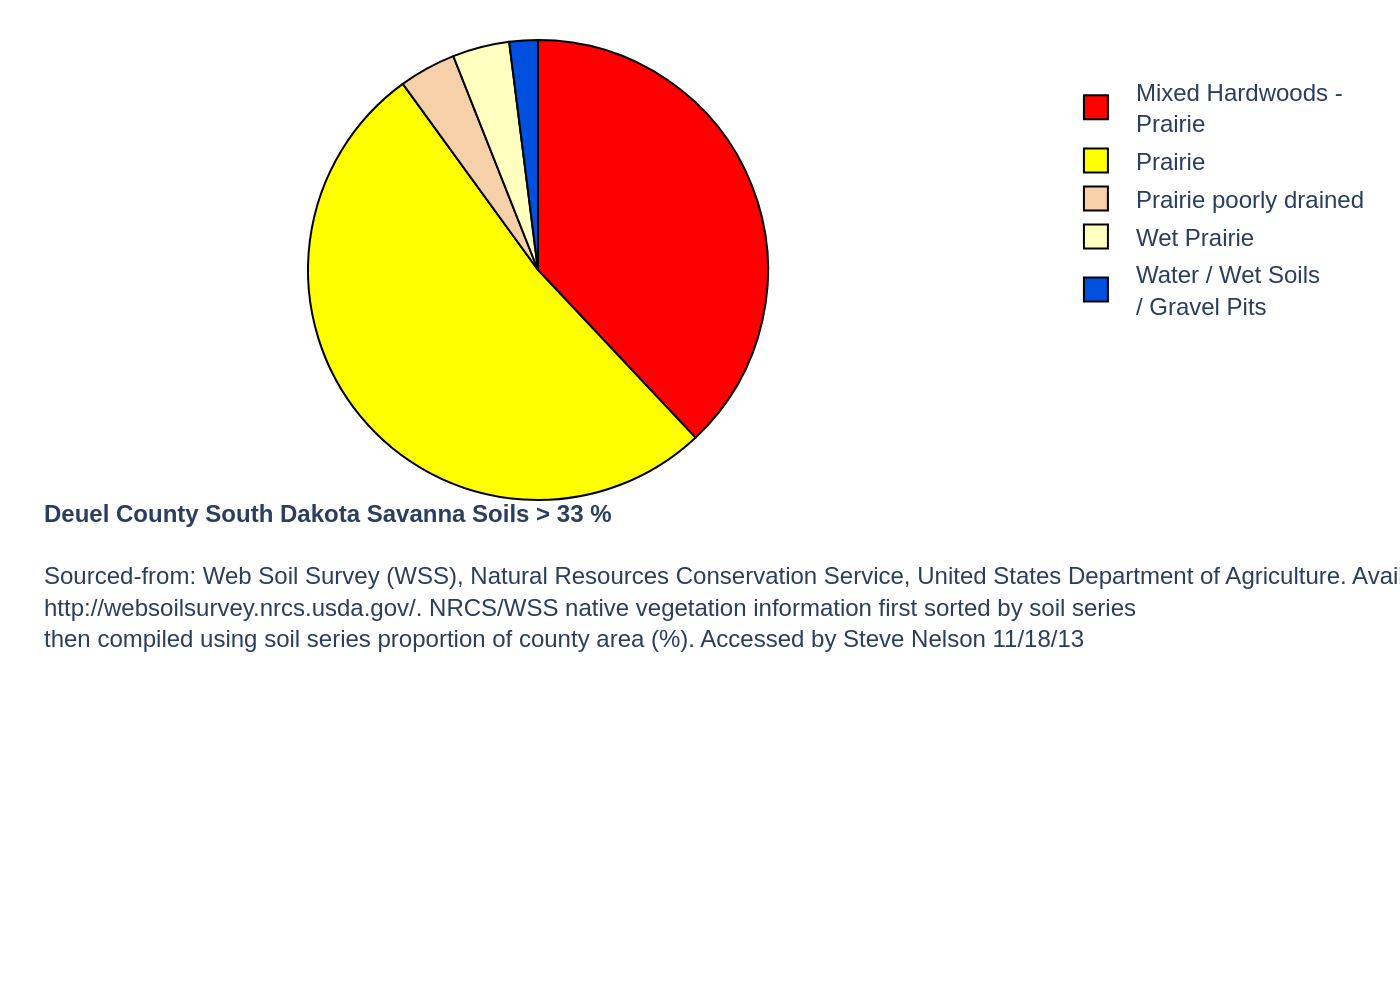

Generate this figure with Python:
import sys
import json
import pathlib
import plotly.graph_objects as go

if len(sys.argv) != 2:
    sys.exit("Usage: python <script.py> <path_to_json>")

json_path = pathlib.Path(sys.argv[1])

with open(json_path, 'r', encoding='utf-8') as f:
    chart_info = json.load(f)

chart_data = chart_info['chart_data']
texts = chart_info['texts']
colors = chart_info['colors']

labels = [item['label'] for item in chart_data]
values = [item['value'] for item in chart_data]

fig = go.Figure()

fig.add_trace(go.Pie(
    labels=labels,
    values=values,
    marker=dict(colors=colors, line=dict(color='black', width=1)),
    sort=False,
    direction='clockwise',
    hoverinfo='label+percent',
    textinfo='none'
))

title_text = texts.get('title', '')
source_text = texts.get('source', '')

caption_parts = []
if title_text:
    caption_parts.append(f"<b>{title_text}</b>")
if source_text:
    caption_parts.append(source_text)
caption = "<br><br>".join(caption_parts)

fig.update_layout(
    showlegend=True,
    legend=dict(
        x=1.02,
        y=0.95,
        xanchor='left',
        yanchor='top',
        bgcolor='white'
    ),
    font=dict(
        family="Arial"
    ),
    plot_bgcolor='#E5E5E5',
    paper_bgcolor='white',
    margin=dict(l=20, r=20, t=20, b=250),
    annotations=[
        dict(
            text=caption,
            showarrow=False,
            xref="paper",
            yref="paper",
            x=0,
            y=0.01,
            xanchor='left',
            yanchor='top',
            align='left'
        )
    ]
)

output_filename = f"{json_path.stem}.png"
fig.write_image(output_filename, scale=2)
